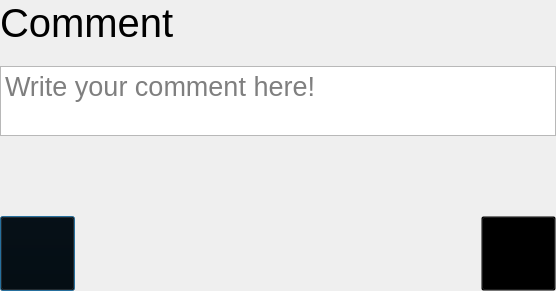
<?xml version="1.0" encoding="UTF-8"?>
<ui version="4.0">
 <class>FacebookManager</class>
 <widget class="QDialog" name="FacebookManager">
  <property name="geometry">
   <rect>
    <x>0</x>
    <y>0</y>
    <width>556</width>
    <height>289</height>
   </rect>
  </property>
  <property name="windowTitle">
   <string>Send picture by mail</string>
  </property>
  <layout class="QVBoxLayout" name="verticalLayout">
   <property name="spacing">
    <number>20</number>
   </property>
   <property name="leftMargin">
    <number>0</number>
   </property>
   <property name="topMargin">
    <number>0</number>
   </property>
   <property name="rightMargin">
    <number>0</number>
   </property>
   <property name="bottomMargin">
    <number>0</number>
   </property>
   <item>
    <widget class="QLabel" name="label">
     <property name="styleSheet">
      <string notr="true">font-size: 30pt;</string>
     </property>
     <property name="text">
      <string>Comment</string>
     </property>
    </widget>
   </item>
   <item>
    <widget class="QPlainTextEdit" name="caption">
     <property name="styleSheet">
      <string notr="true">font-size: 20pt;</string>
     </property>
     <property name="placeholderText">
      <string>Write your comment here!</string>
     </property>
    </widget>
   </item>
   <item>
    <widget class="Keyboard" name="keyboard" native="true">
     <property name="minimumSize">
      <size>
       <width>0</width>
       <height>40</height>
      </size>
     </property>
    </widget>
   </item>
   <item>
    <widget class="QWidget" name="widget" native="true">
     <property name="maximumSize">
      <size>
       <width>16777215</width>
       <height>75</height>
      </size>
     </property>
     <layout class="QHBoxLayout" name="horizontalLayout">
      <property name="leftMargin">
       <number>0</number>
      </property>
      <property name="topMargin">
       <number>0</number>
      </property>
      <property name="rightMargin">
       <number>0</number>
      </property>
      <property name="bottomMargin">
       <number>0</number>
      </property>
      <item>
       <widget class="QPushButton" name="cancelBtn">
        <property name="minimumSize">
         <size>
          <width>75</width>
          <height>75</height>
         </size>
        </property>
        <property name="maximumSize">
         <size>
          <width>75</width>
          <height>75</height>
         </size>
        </property>
        <property name="styleSheet">
         <string notr="true">background-color: rgba(0,0,0,0);
</string>
        </property>
        <property name="text">
         <string/>
        </property>
        <property name="icon">
         <iconset resource="../resource/icons.qrc">
          <normaloff>:/icons/cancel</normaloff>:/icons/cancel</iconset>
        </property>
        <property name="iconSize">
         <size>
          <width>65</width>
          <height>65</height>
         </size>
        </property>
       </widget>
      </item>
      <item>
       <spacer name="horizontalSpacer">
        <property name="orientation">
         <enum>Qt::Horizontal</enum>
        </property>
        <property name="sizeHint" stdset="0">
         <size>
          <width>40</width>
          <height>20</height>
         </size>
        </property>
       </spacer>
      </item>
      <item>
       <widget class="QPushButton" name="postPictureBtn">
        <property name="minimumSize">
         <size>
          <width>75</width>
          <height>75</height>
         </size>
        </property>
        <property name="maximumSize">
         <size>
          <width>75</width>
          <height>75</height>
         </size>
        </property>
        <property name="styleSheet">
         <string notr="true">background-color: rgba(0,0,0,0);
</string>
        </property>
        <property name="text">
         <string/>
        </property>
        <property name="icon">
         <iconset resource="../resource/icons.qrc">
          <normaloff>:/icons/ok</normaloff>:/icons/ok</iconset>
        </property>
        <property name="iconSize">
         <size>
          <width>65</width>
          <height>65</height>
         </size>
        </property>
       </widget>
      </item>
     </layout>
    </widget>
   </item>
  </layout>
 </widget>
 <customwidgets>
  <customwidget>
   <class>Keyboard</class>
   <extends>QWidget</extends>
   <header>keyboard.hpp</header>
   <container>1</container>
  </customwidget>
 </customwidgets>
 <resources>
  <include location="../resource/icons.qrc"/>
 </resources>
 <connections>
  <connection>
   <sender>postPictureBtn</sender>
   <signal>clicked()</signal>
   <receiver>FacebookManager</receiver>
   <slot>postPicture()</slot>
   <hints>
    <hint type="sourcelabel">
     <x>277</x>
     <y>215</y>
    </hint>
    <hint type="destinationlabel">
     <x>277</x>
     <y>129</y>
    </hint>
   </hints>
  </connection>
  <connection>
   <sender>cancelBtn</sender>
   <signal>clicked()</signal>
   <receiver>FacebookManager</receiver>
   <slot>reject()</slot>
   <hints>
    <hint type="sourcelabel">
     <x>37</x>
     <y>222</y>
    </hint>
    <hint type="destinationlabel">
     <x>277</x>
     <y>129</y>
    </hint>
   </hints>
  </connection>
 </connections>
</ui>
